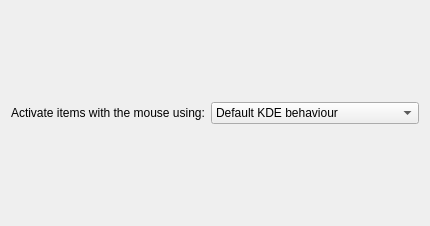
<ui version="4.0" >
 <class>BehaviourPreferencesWidget</class>
 <widget class="QWidget" name="BehaviourPreferencesWidget" >
  <property name="geometry" >
   <rect>
    <x>0</x>
    <y>0</y>
    <width>430</width>
    <height>226</height>
   </rect>
  </property>
  <layout class="QFormLayout" name="formLayout" >
   <item row="0" column="0" >
    <widget class="QLabel" name="label" >
     <property name="sizePolicy" >
      <sizepolicy vsizetype="Expanding" hsizetype="Preferred" >
       <horstretch>0</horstretch>
       <verstretch>0</verstretch>
      </sizepolicy>
     </property>
     <property name="text" >
      <string>Activate items with the mouse using:</string>
     </property>
    </widget>
   </item>
   <item row="0" column="1" >
    <widget class="QComboBox" name="kcfg_ClickMode" >
     <item>
      <property name="text" >
       <string>Default KDE behaviour</string>
      </property>
     </item>
     <item>
      <property name="text" >
       <string>Single mouse click</string>
      </property>
     </item>
     <item>
      <property name="text" >
       <string>Double mouse click</string>
      </property>
     </item>
    </widget>
   </item>
  </layout>
 </widget>
 <resources/>
 <connections/>
</ui>
